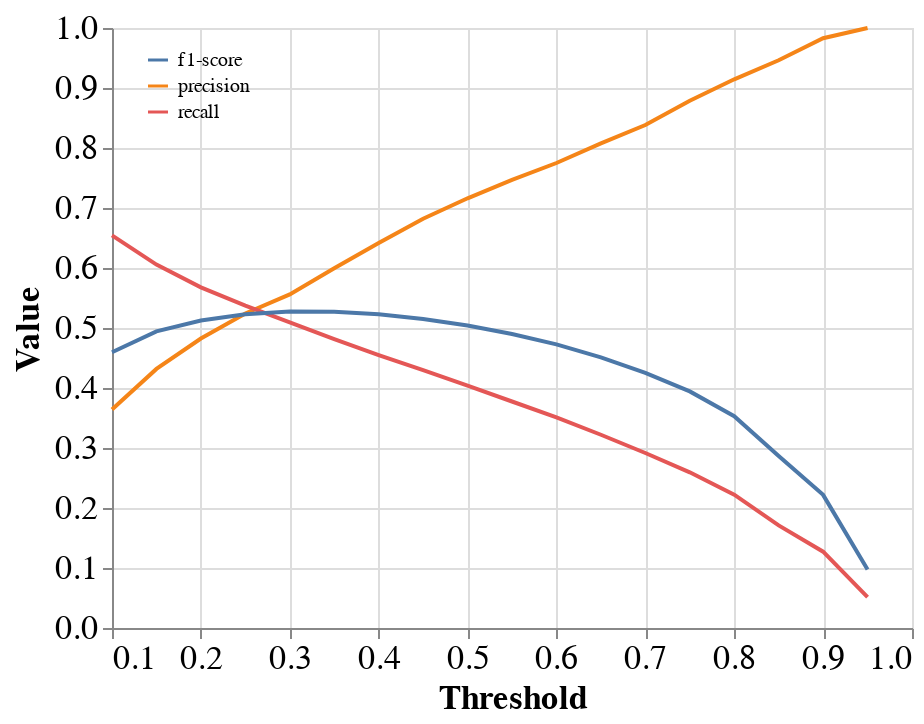

Here is the notebook cell this chart was saved with:
### Code cell
# generate chart
chart = alt.Chart(df).mark_line().encode(
    x=alt.X(
        'step',
        axis=alt.Axis(title='Threshold', titleFontSize=17, labelFontSize=17)
    ),
    y=alt.Y(
        'value:Q',
        axis=alt.Axis(title='Value', titleFontSize=17, labelFontSize=17),
    ),
    color=alt.Color('metric', legend=alt.Legend(orient='left', offset=-130, title=None, padding=10)),
    #strokeDash='metric',
)
chart.save(os.path.join(data_folder, 'cv_overlap_50_20_lr_0001-cumulative.png'))

chart

### Figure 1 — Vega-Lite specification as saved in the notebook (floating-point values rounded to 4 significant figures)
{"config": {"view": {"continuousWidth": 400, "continuousHeight": 300}}, "data": {"name": "data-1f4524e052d8ae499666cca1fade8e18"}, "mark": "line", "encoding": {"color": {"type": "nominal", "field": "metric", "legend": {"offset": -130, "orient": "left", "padding": 10, "title": null}}, "x": {"type": "quantitative", "axis": {"labelFontSize": 17, "title": "Threshold", "titleFontSize": 17}, "field": "step"}, "y": {"type": "quantitative", "axis": {"labelFontSize": 17, "title": "Value", "titleFontSize": 17}, "field": "value"}}, "$schema": "https://vega.github.io/schema/vega-lite/v4.8.1.json", "datasets": {"data-1f4524e052d8ae499666cca1fade8e18": [{"step": 0.1, "metric": "precision", "value": 0.3641}, {"step": 0.1, "metric": "recall", "value": 0.6543}, {"step": 0.1, "metric": "f1-score", "value": 0.4595}, {"step": 0.15, "metric": "precision", "value": 0.4318}, {"step": 0.15, "metric": "recall", "value": 0.6057}, {"step": 0.15, "metric": "f1-score", "value": 0.4944}, {"step": 0.2, "metric": "precision", "value": 0.4825}, {"step": 0.2, "metric": "recall", "value": 0.5678}, {"step": 0.2, "metric": "f1-score", "value": 0.5125}, {"step": 0.25, "metric": "precision", "value": 0.5242}, {"step": 0.25, "metric": "recall", "value": 0.5373}, {"step": 0.25, "metric": "f1-score", "value": 0.5228}, {"step": 0.3, "metric": "precision", "value": 0.556}, {"step": 0.3, "metric": "recall", "value": 0.5094}, {"step": 0.3, "metric": "f1-score", "value": 0.5273}, {"step": 0.35, "metric": "precision", "value": 0.5996}, {"step": 0.35, "metric": "recall", "value": 0.4816}, {"step": 0.35, "metric": "f1-score", "value": 0.5271}, {"step": 0.4, "metric": "precision", "value": 0.6417}, {"step": 0.4, "metric": "recall", "value": 0.4549}, {"step": 0.4, "metric": "f1-score", "value": 0.5228}, {"step": 0.45, "metric": "precision", "value": 0.682}, {"step": 0.45, "metric": "recall", "value": 0.4297}, {"step": 0.45, "metric": "f1-score", "value": 0.5151}, {"step": 0.5, "metric": "precision", "value": 0.7162}, {"step": 0.5, "metric": "recall", "value": 0.404}, {"step": 0.5, "metric": "f1-score", "value": 0.5043}, {"step": 0.55, "metric": "precision", "value": 0.7468}, {"step": 0.55, "metric": "recall", "value": 0.3775}, {"step": 0.55, "metric": "f1-score", "value": 0.4899}, {"step": 0.6, "metric": "precision", "value": 0.775}, {"step": 0.6, "metric": "recall", "value": 0.3509}, {"step": 0.6, "metric": "f1-score", "value": 0.4728}, {"step": 0.65, "metric": "precision", "value": 0.8077}, {"step": 0.65, "metric": "recall", "value": 0.3221}, {"step": 0.65, "metric": "f1-score", "value": 0.451}, {"step": 0.7, "metric": "precision", "value": 0.8383}, {"step": 0.7, "metric": "recall", "value": 0.2917}, {"step": 0.7, "metric": "f1-score", "value": 0.4251}, {"step": 0.75, "metric": "precision", "value": 0.8789}, {"step": 0.75, "metric": "recall", "value": 0.2595}, {"step": 0.75, "metric": "f1-score", "value": 0.3943}, {"step": 0.8, "metric": "precision", "value": 0.9145}, {"step": 0.8, "metric": "recall", "value": 0.2223}, {"step": 0.8, "metric": "f1-score", "value": 0.3531}, {"step": 0.85, "metric": "precision", "value": 0.9462}, {"step": 0.85, "metric": "recall", "value": 0.171}, {"step": 0.85, "metric": "f1-score", "value": 0.2868}, {"step": 0.9, "metric": "precision", "value": 0.983}, {"step": 0.9, "metric": "recall", "value": 0.1272}, {"step": 0.9, "metric": "f1-score", "value": 0.2219}, {"step": 0.95, "metric": "precision", "value": 1.0}, {"step": 0.95, "metric": "recall", "value": 0.0516}, {"step": 0.95, "metric": "f1-score", "value": 0.0974}]}}
